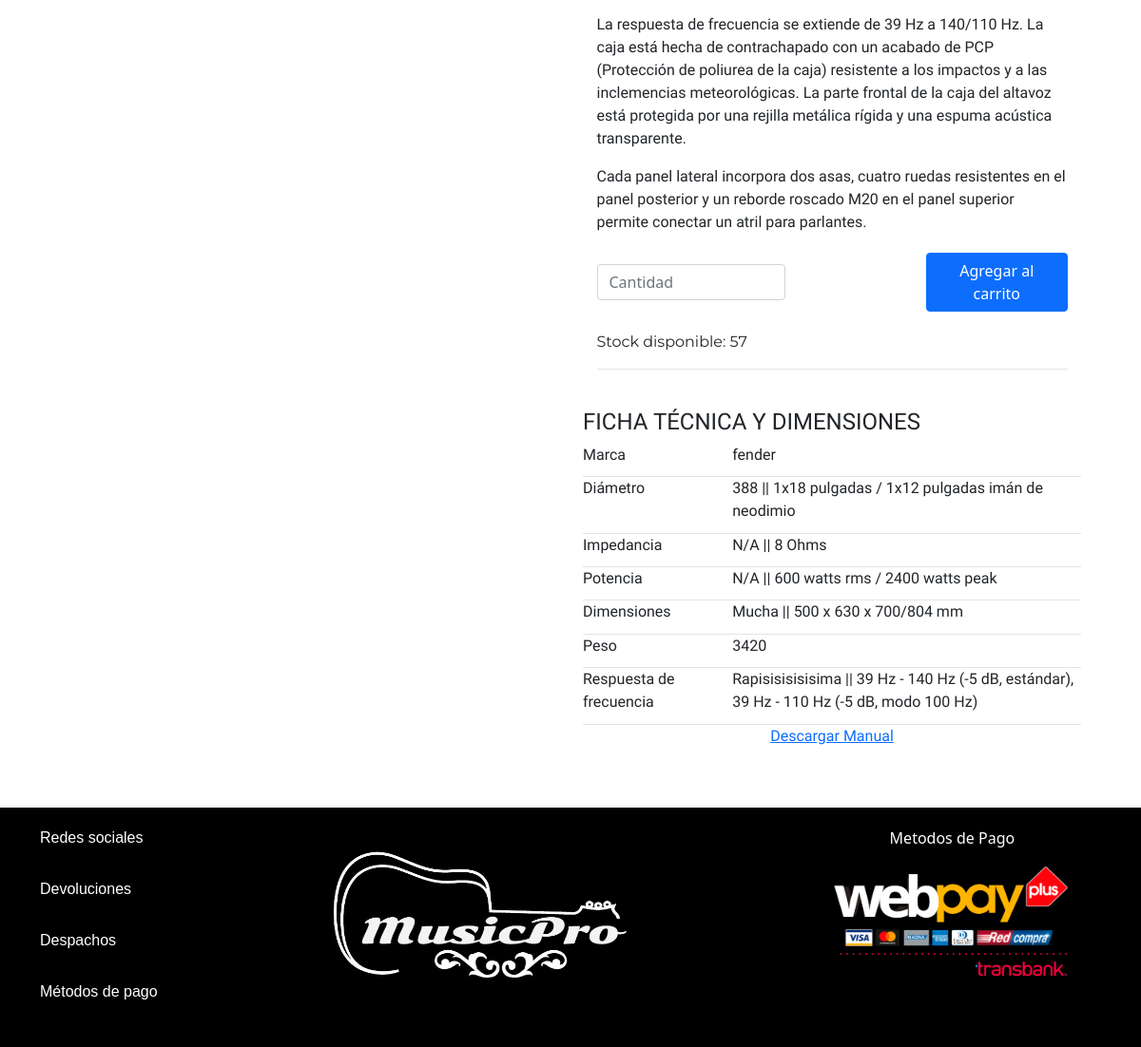
The app's page /detalle_producto/3 (lower part), older data.
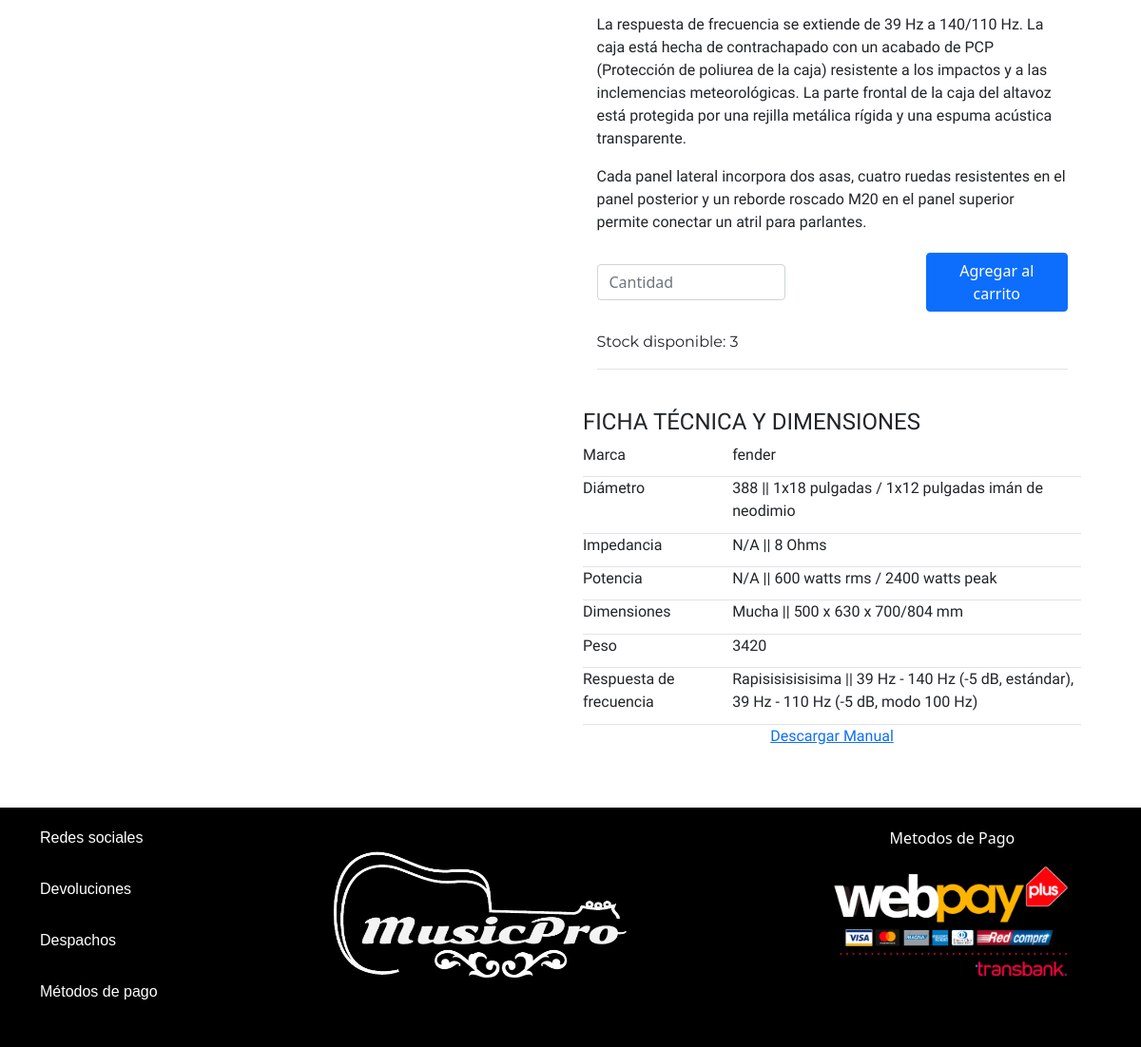
The same page, newer data.
### core/models.py (models this page shows, shortened)
class Producto(models.Model):
    id = models.AutoField(primary_key=True)
    nombre = models.CharField(null=False, max_length=100)
    precio = models.IntegerField(blank=True, default=0)
    preciodescuento = models.IntegerField(null=True, blank=True, default=0)
    descuento = models.IntegerField(null=True, default=0)
    stock = models.IntegerField(null=False)
    categoria = models.ForeignKey(Categoria, on_delete=models.CASCADE)
    descripcion = models.CharField(null=False, max_length=5000)
    imagen1 = models.CharField(null=False, max_length=400, blank=True)
    imagen2 = models.CharField(null=False, max_length=400, blank=True)
    imagen3 = models.CharField(null=False, max_length=400, blank=True)
    imagen4 = models.CharField(null=False, max_length=400, blank=True)
    marca = models.CharField(blank=True, max_length=400, default='N/A')
    diametro = models.CharField(blank=True, max_length=400, default='N/A')
    impedancia = models.CharField(blank=True, max_length=400, default='N/A')
    potencia = models.CharField(blank=True, max_length=400, default='N/A')
    dimensiones = models.CharField(blank=True, max_length=400, default='N/A')
    peso = models.CharField(blank=True, max_length=400,default='N/A')
    respuesta = models.CharField(blank=True, max_length=400, default='N/A')

### core/views.py (the view)
# urls.py: path('detalle_producto/<int:producto_id>', detalle_producto, name="detalle_producto"),
def detalle_producto(request, producto_id):
    producto = Producto.objects.get(id=producto_id)
    data = {'producto' : producto}
    return render(request, 'core/cliente/detalle_producto.html', data)

### core/context_processor.py (called while the page is built)
def total_carrito(request):
    total = 0
    if "carrito" in request.session.keys():
            for key, value in request.session["carrito"].items():
                total += int(value["acumulado"])
    return {"total_carrito": total}

### core/templates/core/Cliente/detalle_producto.html (shortened to what this page needs)
{% extends 'core/Template.html' %}
{% load static %}
{% load djmoney %}
{% block contenido %}
<head>
  <link rel="stylesheet" href="{% static 'core/css/detalle_producto.css' %}">
</head>
<div class="contenido">
    <div class="content">
		<div id="image-section">
		</div>
		<div id="detalles-producto">
			<div class="detalles-container">
				<div class="descripcion-producto">
					<p>La respuesta de frecuencia se extiende de 39 Hz a 140/110 Hz. La caja está hecha de contrachapado con un acabado de PCP
						(Protección de poliurea de la caja) resistente a los impactos y a las inclemencias meteorológicas. La parte frontal de la caja
						del altavoz está protegida por una rejilla metálica rígida y una espuma acústica transparente.</p>
					<p>Cada panel lateral incorpora dos asas, cuatro ruedas resistentes en el panel posterior y un reborde roscado M20 en el panel
						superior permite conectar un atril para parlantes.</p>
				</div>
				<div class="comprar">
					<div class="form">
						<input min="1" max="20" type="number" id="typeNumber" class="form-control" placeholder="Cantidad"/>
					</div>
					<a href="{% url 'Add' producto.id %}" class="btn btn-primary">Agregar al carrito</a>
				</div>
				<div class="stock">
					<p>Stock disponible: {{ producto.stock }}</p>
				</div>
			</div>
			<div class="detalles-container2">
				<h4>FICHA TÉCNICA Y DIMENSIONES</h4>
				<div class="ficha-tecnica">
					<div class="specification">Marca</div>
					<div class="description">{{ producto.marca }}</div>
				</div>
				<div class="ficha-tecnica">
					<div class="specification">Diámetro</div>
					<div class="description">{{ producto.diametro }}
						|| 1x18 pulgadas / 1x12 pulgadas imán de neodimio
					</div>
				</div>
				<div class="ficha-tecnica">
					<div class="specification">Impedancia</div>
					<div class="description">{{ producto.impedancia }}
						|| 8 Ohms
					</div>
				</div>
				<div class="ficha-tecnica">
					<div class="specification">Potencia</div>
					<div class="description">{{ producto.potencia }}
						|| 600 watts rms / 2400 watts peak
					</div>
				</div>
				<div class="ficha-tecnica">
					<div class="specification">Dimensiones</div>
					<div class="description">{{ producto.dimensiones }}
						|| 500 x 630 x 700/804 mm
					</div>
				</div>
				<div class="ficha-tecnica">
					<div class="specification">Peso</div>
					<div class="description">{{ producto.peso }}</div>
				</div>
				<div class="ficha-tecnica">
					<div class="specification">Respuesta de frecuencia</div>
					<div class="description">{{ producto.respuesta }}
						|| 39 Hz - 140 Hz (-5 dB, estándar), 39 Hz - 110 Hz (-5 dB, modo 100 Hz)
					</div>
				</div>
				<div class="manual">
					<a href="#"> Descargar Manual </a>
				</div>
			</div>
		</div>
    </div>
</div>
{% endblock %}

### core/templates/core/Template.html (shortened to what this page needs)
{% load static %}
<!DOCTYPE html>
<html lang="es">
<head>
    <link href="https://cdn.jsdelivr.net/npm/bootstrap@5.1.3/dist/css/bootstrap.min.css" rel="stylesheet"
>
    <link rel="stylesheet" href="{% static 'core/css/Template.css' %}">
</head>
<body>
    {% block contenido %}
    {% endblock %}
    <footer>
        <div class="info">
            <ul class="links1">
                <li>
                    <a class="links" href="#">
                        <span class="colorTexto">
                            Redes sociales
                        </span> </a>
                </li>
                <li>
                    <a class="links" href="#">
                        <span class="colorTexto">
                            Devoluciones
                        </span>
                    </a>
                </li>
                <li>
                    <a class="links" href="#">
                        <span class="colorTexto">
                            Despachos
                        </span>
                    </a>
                </li>
                <li>
                    <a class="links" href="#">
                        <span class="colorTexto">
                            Métodos de pago
                        </span>
                    </a>
                </li>
            </ul>
            <div class="separacion2"></div>
            <div class="logoPagina">
                <img class="logoFooter" src="{% static 'core/imagenes/logoSinFondo.png' %}" alt="">
            </div>
            <div class="separacion2"></div>
            <div class="metodosPago">
                Metodos de Pago
                <img class="imagenPago" src="{% static 'core/imagenes/pagos.png' %}" alt="">
            </div>
        </div>
    </footer>
</body>
</html>

### core/static/core/css/Template.css (style rules this page uses)
* { padding: 0; margin: 0; }
li { display: flex; color: #fff; }
.form-control { width: 350px !important; }
footer { width: 100%; padding: 10px 10px 10px 10px; background-color: black; position: absolute; }
.links { height: 100%; width: 100%; text-decoration: none; color: white; font-family: Verdana, Geneva, Tahoma, sans-serif; padding-top: 10px; padding-bottom: 20px; }
.links1 { text-decoration: none; display: flex; flex-direction: column; height: 100%; width: 20%; color: white; }
.logoFooter { padding-top: 5%; height: 200px; width: 350px; }
.separacion2 { width: 20%; }
.info { display: flex; width: 100%; }
.imagenPago { padding-top: 2%; width: 330px; height: 150px; padding-right: 2%; }
.metodosPago { display: flex; flex-direction: column; align-items: center; padding-top: 10px; color: white; padding-right: 2%; box-shadow: white; }
.colorTexto { color: #fff; }

### core/static/core/css/detalle_producto.css (style rules this page uses)
* { box-sizing: border-box; margin: 0; padding: 0; }
.contenido { display: flex; flex-direction: column; align-items: center; }
.content { display: flex; justify-content: space-between; margin: 50px; height: 100%; padding-top: 12%; background-color: white; max-width: 1800px; }
#image-section { width: 48%; display: flex; flex-direction: column; }
#detalles-producto { width: 50%; }
.detalles-container { padding: 5%; }
.descripcion-producto { font-family: 'Pathway Extreme', sans-serif; line-height: 1.5; margin-bottom: 20px; }
.comprar { display: flex; justify-content: space-between; padding-bottom: 20px; }
.form { width: 40%; display: flex; flex-wrap: wrap; align-items: center; }
.comprar a { width: 30%; }
.stock { font-family: 'Montserrat', sans-serif; border-bottom: 1px solid rgba(29,54,82,.1294117647)!important; }
.detalles-container2 { font-family: 'Pathway Extreme', sans-serif; margin: 2px; padding: 2%; }
.ficha-tecnica { display: flex; padding-bottom: 2%; border-bottom: 1px solid rgba(29,54,82,.1294117647)!important; }
.specification { width: 30%; }
.description { width: 70%; }
.manual { display: flex; justify-content: center; }

Row changes from the older to the newer data that the page shows:
changed Producto "fender": stock "57" → "3"
